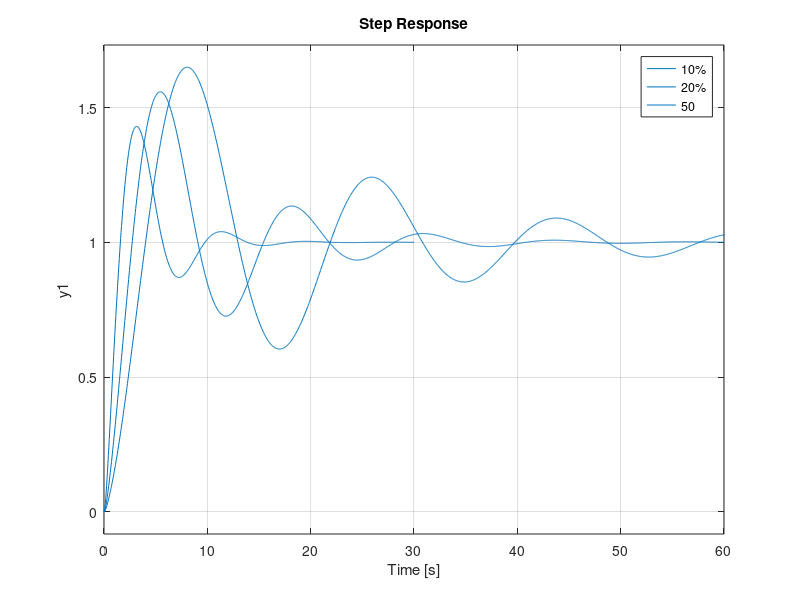

MATLAB code for this plot:
J=10.8E8;
k=10.8E8;
a=1;
b=8;
c=10*(3.14/180);
Control=tf([k,k*a],[1,b])
Spacecraft=tf([1],[J,0,0])
sys1=series(Control,Spacecraft)
T=feedback(sys1,1)
step(T)
hold on
J=0.2*10.8E8;
Spacecraft=tf([1],[J,0,0])
sys1=series(Control,Spacecraft)
T=feedback(sys1,1)
step(T)
hold on
J=0.5*10.8E8;
Spacecraft=tf([1],[J,0,0])
sys1=series(Control,Spacecraft)
T=feedback(sys1,1)
step(T)
legend('10%','20%','50');